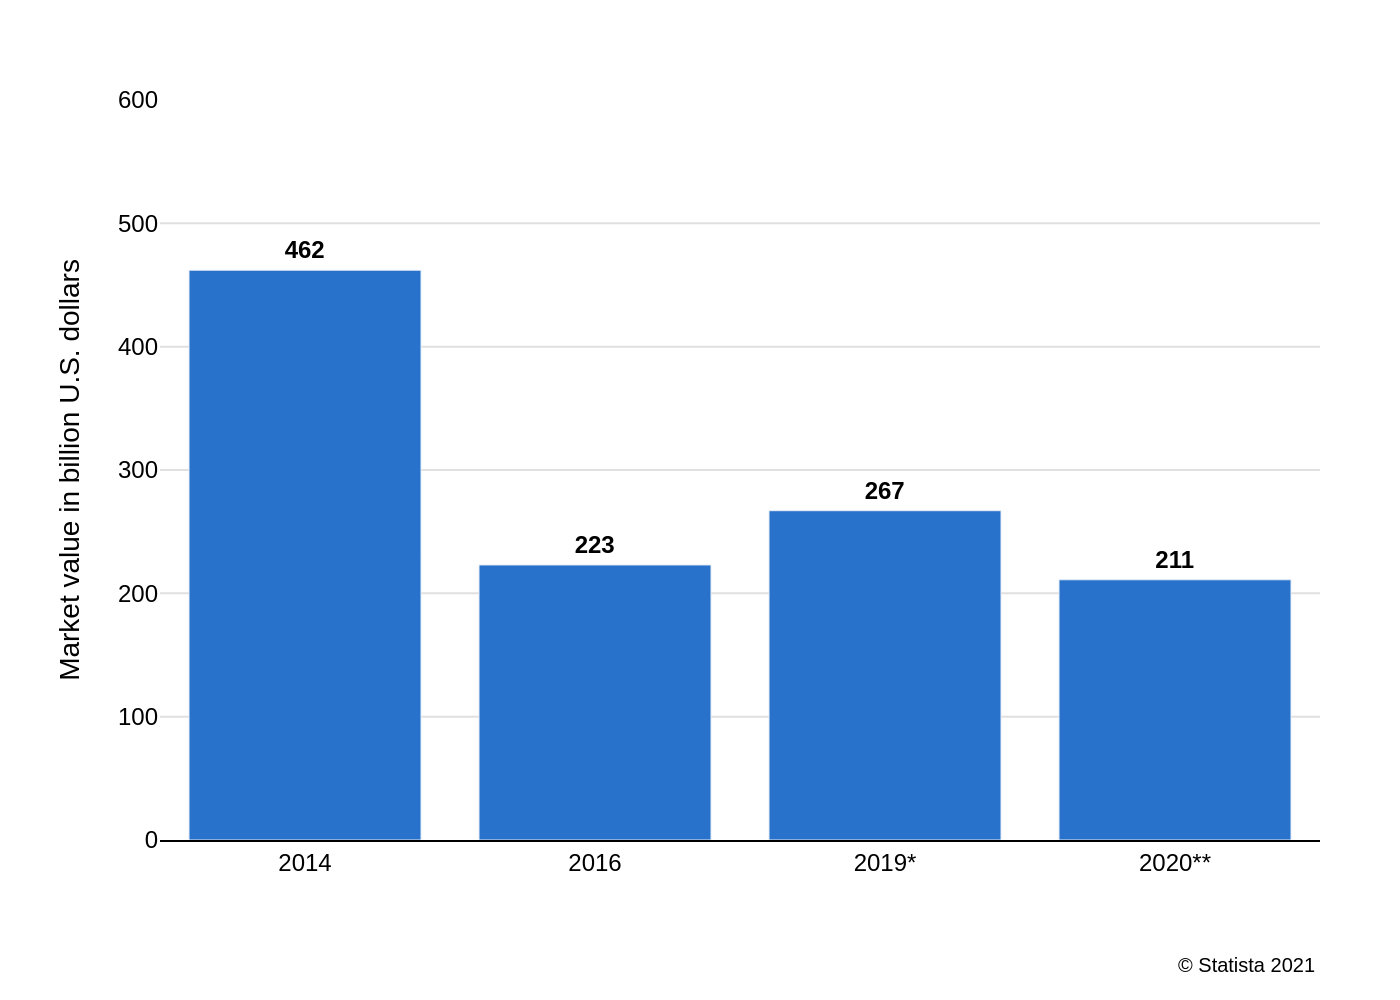

Write Python code to recreate this figure.
import sys
import json
import os
import plotly.graph_objects as go

# Check if the JSON file path is provided as a command-line argument
if len(sys.argv) != 2:
    print("Usage: python generate_chart.py <json_file_path>")
    sys.exit(1)

json_file_path = sys.argv[1]

# Check if the JSON file exists
if not os.path.exists(json_file_path):
    print(f"Error: JSON file not found at {json_file_path}")
    sys.exit(1)
    
# Derive output filename from the input JSON filename
base_name = os.path.splitext(os.path.basename(json_file_path))[0]
output_image_path = f"{base_name}.png"

# Read and parse the JSON file
with open(json_file_path, 'r', encoding='utf-8') as f:
    chart_info = json.load(f)

# Extract data, texts, and colors from the JSON object
chart_data = chart_info.get('chart_data', [])
texts = chart_info.get('texts', {})
colors = chart_info.get('colors', [])

# Prepare data for Plotly
categories = [item['category'] for item in chart_data]
values = [item['value'] for item in chart_data]

# Create the figure
fig = go.Figure()

# Add the bar trace
fig.add_trace(go.Bar(
    x=categories,
    y=values,
    text=[str(v) for v in values],
    textposition='outside',
    marker_color=colors[0] if colors else None,
    cliponaxis=False,
    textfont=dict(
        family="Arial",
        size=12,
        color='black',
        weight='bold'
    )
))

# Update the layout
fig.update_layout(
    title_text=texts.get('title'),
    yaxis_title_text=texts.get('y_axis_title'),
    xaxis_title_text=texts.get('x_axis_title'),
    font=dict(
        family="Arial",
        size=12,
        color="black"
    ),
    plot_bgcolor='white',
    paper_bgcolor='white',
    showlegend=False,
    margin=dict(l=80, r=40, t=50, b=80),
    xaxis=dict(
        showgrid=False,
        showline=True,
        linecolor='black'
    ),
    yaxis=dict(
        range=[0, 600],
        showgrid=True,
        gridcolor='#e0e0e0',
        zeroline=False,
        showline=False
    )
)

# Add source annotation if it exists
source_text = texts.get('source')
if source_text:
    fig.add_annotation(
        text=source_text,
        xref="paper", yref="paper",
        x=1.0, y=-0.15,
        xanchor='right', yanchor='top',
        showarrow=False,
        font=dict(
            family="Arial",
            size=10
        )
    )

# Write the output image file
try:
    fig.write_image(output_image_path, scale=2)
    print(f"Chart saved to {output_image_path}")
except Exception as e:
    print(f"Error saving image: {e}")
    sys.exit(1)
